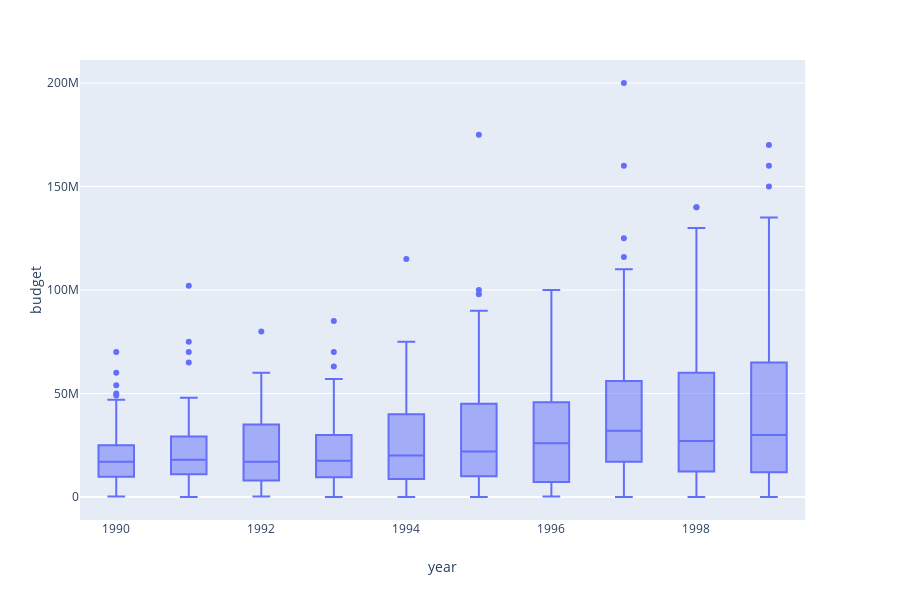

The notebook cell this image was saved under:
### Code cell
fig = px.box(df_1990s[df_1990s['budget']>0], x='year', y='budget')
fig.show()

### Figure 1 — Plotly figure (JSON) as saved in the notebook; plotly's stock layout.template omitted (floating-point values rounded to 4 significant figures; data arrays with more than 128 entries replaced by an {"elided": "..."} marker saying what was removed)
{"data": [{"alignmentgroup": "True", "hoverlabel": {"namelength": 0}, "hovertemplate": "year=%{x}<br>budget=%{y}", "legendgroup": "", "marker": {"color": "#636efa"}, "name": "", "notched": false, "offsetgroup": "", "orientation": "v", "showlegend": false, "type": "box", "x": {"elided": "1029 str values"}, "x0": " ", "xaxis": "x", "y": {"elided": "1029 int values"}, "y0": " ", "yaxis": "y"}], "layout": {"boxmode": "group", "height": 600, "legend": {"tracegroupgap": 0}, "margin": {"t": 60}, "xaxis": {"anchor": "y", "domain": [0, 0.98], "title": {"text": "year"}}, "yaxis": {"anchor": "x", "domain": [0, 1], "title": {"text": "budget"}}}}
